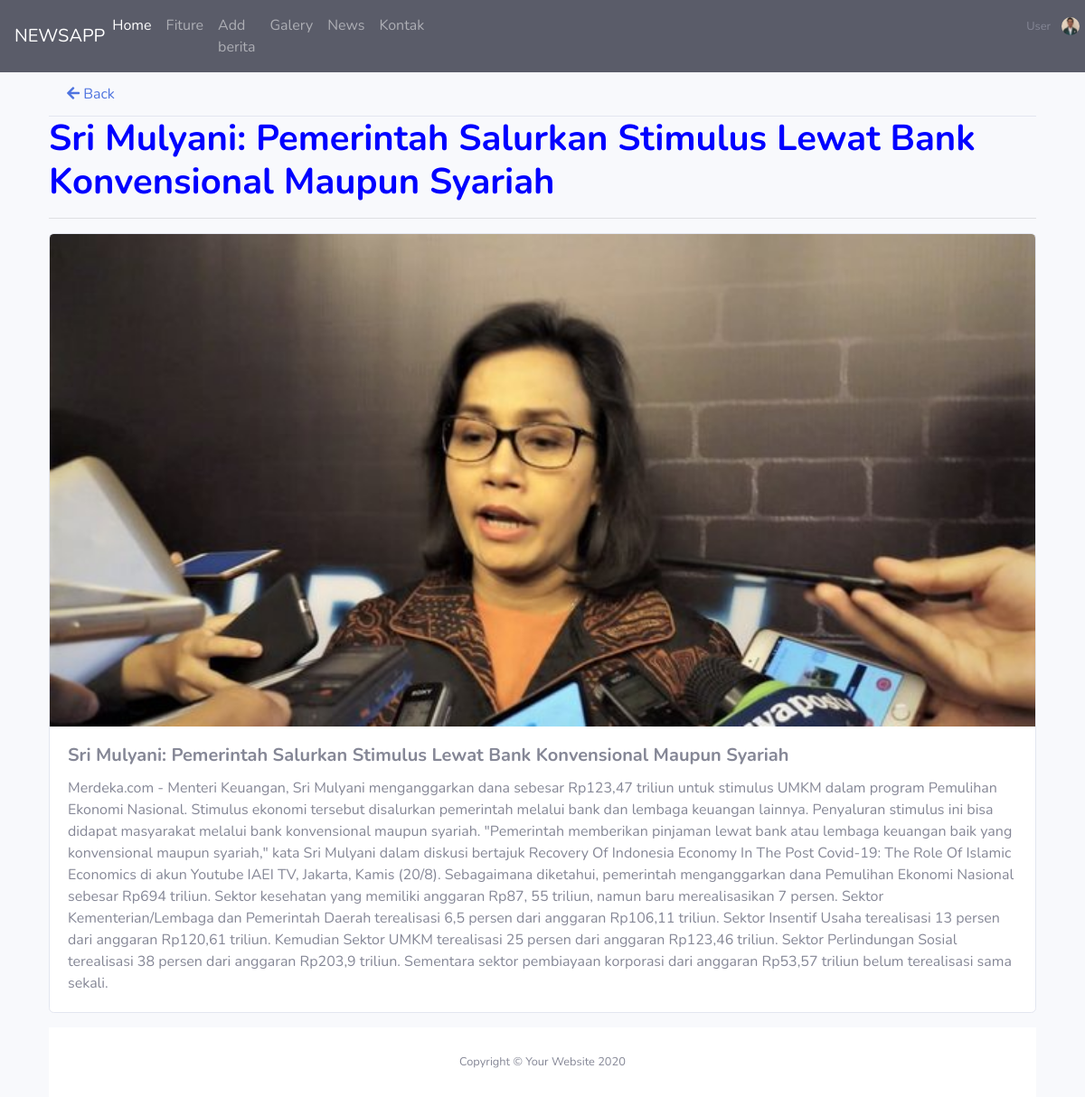
The app's page /user/berita/view/5f3e5a89d3211 with its own data.
### tables this page shows
CREATE TABLE `beritas` (
  `berita_id` varchar(64) NOT NULL,
  `title` varchar(255) NOT NULL,
  `image` varchar(255) NOT NULL DEFAULT 'default.jpg',
  `contents` text NOT NULL
);

### application/controllers/user/Berita.php (called while the page is built, shortened)
<?php
class Berita extends User
{
    public function __construct()
    {
        $this->load->model("beritafront_model");
        $this->load->library('form_validation');
    }
    public function view($id)
    {
        $this->load->model('beritafront_model');
        $detail = $this->beritafront_model->detail_data($id);
        $data['detail'] = $detail;
        $data['title'] = 'Detail berita';
        $this->load->view('auth/templates/auth_header', $data);
        $this->load->view('auth/templates/auth_footer');
        $this->load->view('user/viewberita', $data);
    }
}

### index.php (called while the page is built, shortened)
<?php
require_once BASEPATH.'core/CodeIgniter.php';

### application/models/Beritafront_model.php (called while the page is built, shortened)
<?php defined('BASEPATH') or exit('No direct script access allowed');
class Beritafront_model extends CI_Model
{
    function detail_data($id = null)
    {
        $query = $this->db->get_where('beritas', array('berita_id' => $id))->row();
        return $query;
    }
}

### application/views/user/viewberita.php (the view, shortened to what this page needs)
<div id="wrapper">
    <div id="content-wrapper" class="d-flex flex-column">
        <div id="content">
            <nav class="navbar navbar-expand-md navbar-dark bg-dark">
                <div class="navbar-collapse collapse order-1 order-md-0 dual-collapse2">
                    <a class=" navbar-nav mr-auto navbar-brand" href="<?php echo base_url('user/berita') ?>">
                        NEWSAPP
                    </a>
                </div>
                <div class="mx-auto ">
                    <ul class="navbar-nav mr-auto">
                        <li class="nav-item active">
                            <a class="nav-link" href="<?php echo base_url('user/berita') ?>">Home <span class="sr-only">(current)</span></a>
                        </li>
                        <li class="nav-item">
                            <a class="nav-link" href="#">Fiture</a>
                        </li>
                        <li class="nav-item">
                            <a class="nav-link" href="<?php echo site_url('user/berita/add') ?>"> Add berita</a>
                        </li>
                        <li class="nav-item">
                            <a class="nav-link" href="https://unsplash.com/s/photos/museum">Galery</a>
                        </li>
                        <li class="nav-item">
                            <div class="dropdown">
                                <a class="nav-link" type="button" id="dropdownMenuButton" data-toggle="dropdown" aria-haspopup="true" aria-expanded="false">
                                    News
                                </a>
                            </div>
                        </li>
                        <li class="nav-item">
                            <div class="dropdown">
                                <a class="nav-link" type="button" id="dropdownMenuButton" data-toggle="dropdown" aria-haspopup="true" aria-expanded="false">
                                    Kontak
                                </a>
                            </div>
                        </li>
                        <li class="nav-item dropdown no-arrow" style="margin-left: 650px;">
                            <a class="nav-link dropdown-toggle" href="#" id="userDropdown" role="button" data-toggle="dropdown" aria-haspopup="true" aria-expanded="false">
                                <span class="mr-2 d-none d-lg-inline text-gray-600 small">User</span>
                                <img class="img-profile rounded-circle" src="<?= base_url('assets/img/profile/') . 'eldir.jpg' ?>" style="width: 20px; height: 20px;">
                            </a>
                        </li>
                    </ul>
                </div>
            </nav>
            <div class="container">
                <div class="card-header">
                    <a href="<?php echo site_url('user/berita') ?>"><i class="fas fa-arrow-left"></i> Back</a>
                </div>
                <div class="col-md-16 col-md-offset-2">
                    <h1 style="color: blue; text-decoration: solid;"><strong><?php echo $detail->title ?></strong></h1>
                    <hr>
                    <div class="card mb-3">
                        <img src="<?php echo base_url('upload/' . $detail->image); ?>" class="card-img-top" alt="image.">
                        <div class="card-body">
                            <h5 class="card-title"><strong><?php echo $detail->title ?></strong></h5>
                            <p class="card-text"><?php echo $detail->contents; ?></p>
                        </div>
                    </div>
                </div>
                <footer class="sticky-footer bg-white">
                    <div class="container my-auto">
                        <div class="copyright text-center my-auto">
                            <span>Copyright &copy; Your Website 2020</span>
                        </div>
                    </div>
                </footer>
            </div>
        </div>

### application/views/auth/templates/auth_header.php (shortened to what this page needs)
<!DOCTYPE html>
<html lang="en">
<head>
    <link href="<?= base_url('assets/'); ?>vendor/fontawesome-free/css/all.min.css" rel="stylesheet" type="text/css">
    <link href="<?= base_url('assets/'); ?>css/sb-admin-2.min.css" rel="stylesheet">
</head>
<body class="bg-gradient-primary">

### application/views/auth/templates/auth_footer.php (shortened to what this page needs)
</body>
</html>

### records on screen
beritas: title "Sri Mulyani: Pemerintah Salurkan Stimulus Lewat Bank Konvensional Maupun Syariah", image (picture), contents "Merdeka.com - Menteri Keuangan, Sri Mulyani menganggarkan dana sebesar Rp123,47 triliun untuk stimulus UMKM dalam program Pemulihan Ekonomi Nasional. Stimulus ekonomi tersebut disalurkan pemerintah melalui bank dan lembaga keuangan lainnya. Penyaluran stimulus ini bisa didapat masyarakat melalui bank konvensional maupun syariah. \"Pemerintah memberikan pinjaman lewat bank atau lembaga keuangan baik yang konvensional maupun syariah,\" kata Sri Mulyani dalam diskusi bertajuk Recovery Of Indonesia Economy In The Post Covid-19: The Role Of Islamic Economics di akun Youtube IAEI TV, Jakarta, Kamis (20/8). Sebagaimana diketahui, pemerintah menganggarkan dana Pemulihan Ekonomi Nasional sebesar Rp694…"
